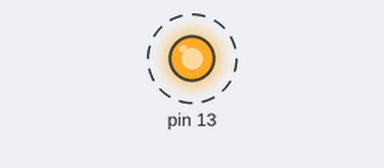
Simulated run of this sketch. Board: Arduino Uno, built with avr-gcc and run on an emulated ATmega328P. On the bench: output pins drawn as LEDs (lit = HIGH). Dashed ring = blinking.

Above: at 0.2 s.
Timing chart, 0 to 3.0 s (numbered marks = the images above):
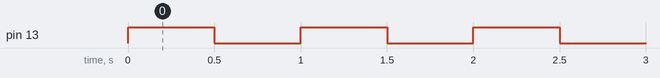

The sketch:

task3.1_fourth.ino
```cpp
void setup() {
  DDRB = (1 << PB5);  // same as 0b00100000
}

void loop() {
  PORTB = (1 << PB5);   // LED ON
  delay(500);
  PORTB = (0 << PB5);   // LED OFF
  delay(500);
}
```

Measured:
- by itself, pin 13: alternates HIGH for 0.50 s and LOW for 0.50 s
